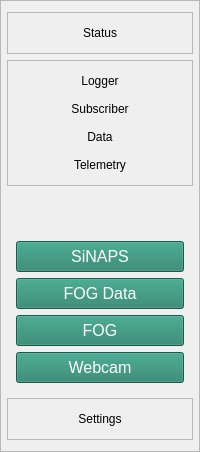
     <widget class="QFrame" name="leftMenuContainer">
      <property name="styleSheet">
       <string notr="true"/>
      </property>
      <property name="frameShape">
       <enum>QFrame::StyledPanel</enum>
      </property>
      <property name="frameShadow">
       <enum>QFrame::Raised</enum>
      </property>
      <layout class="QVBoxLayout" name="verticalLayout" stretch="0,0,0,0,0">
       <property name="leftMargin">
        <number>6</number>
       </property>
       <property name="rightMargin">
        <number>6</number>
       </property>
       <item>
        <widget class="QFrame" name="frame">
         <property name="sizePolicy">
          <sizepolicy hsizetype="Preferred" vsizetype="Preferred">
           <horstretch>0</horstretch>
           <verstretch>0</verstretch>
          </sizepolicy>
         </property>
         <property name="frameShape">
          <enum>QFrame::StyledPanel</enum>
         </property>
         <property name="frameShadow">
          <enum>QFrame::Raised</enum>
         </property>
         <layout class="QHBoxLayout" name="horizontalLayout">
          <item>
           <widget class="QPushButton" name="menu_status_selector">
            <property name="cursor">
             <cursorShape>PointingHandCursor</cursorShape>
            </property>
            <property name="styleSheet">
             <string notr="true">background-color: #03273D;</string>
            </property>
            <property name="text">
             <string>Status</string>
            </property>
            <property name="icon">
             <iconset resource="../resources.qrc">
              <normaloff>:/icons/icons/check-circle.svg</normaloff>:/icons/icons/check-circle.svg</iconset>
            </property>
            <property name="iconSize">
             <size>
              <width>24</width>
              <height>24</height>
             </size>
            </property>
            <property name="flat">
             <bool>true</bool>
            </property>
            <property name="role" stdset="0">
             <string>menu-btn</string>
            </property>
           </widget>
          </item>
         </layout>
        </widget>
       </item>
       <item>
        <widget class="QFrame" name="frame_2">
         <property name="frameShape">
          <enum>QFrame::StyledPanel</enum>
         </property>
         <property name="frameShadow">
          <enum>QFrame::Raised</enum>
         </property>
         <layout class="QVBoxLayout" name="verticalLayout_2">
          <item>
           <widget class="QPushButton" name="menu_logger_selector">
            <property name="cursor">
             <cursorShape>PointingHandCursor</cursorShape>
            </property>
            <property name="text">
             <string>Logger</string>
            </property>
            <property name="icon">
             <iconset resource="../resources.qrc">
              <normaloff>:/icons/icons/pen-tool.svg</normaloff>:/icons/icons/pen-tool.svg</iconset>
            </property>
            <property name="iconSize">
             <size>
              <width>24</width>
              <height>24</height>
             </size>
            </property>
            <property name="flat">
             <bool>true</bool>
            </property>
            <property name="role" stdset="0">
             <string>menu-btn</string>
            </property>
           </widget>
          </item>
          <item>
           <widget class="QPushButton" name="menu_sub_selector">
            <property name="cursor">
             <cursorShape>PointingHandCursor</cursorShape>
            </property>
            <property name="text">
             <string>Subscriber</string>
            </property>
            <property name="icon">
             <iconset resource="../resources.qrc">
              <normaloff>:/icons/icons/activity.svg</normaloff>:/icons/icons/activity.svg</iconset>
            </property>
            <property name="iconSize">
             <size>
              <width>24</width>
              <height>24</height>
             </size>
            </property>
            <property name="flat">
             <bool>true</bool>
            </property>
            <property name="role" stdset="0">
             <string>menu-btn</string>
            </property>
           </widget>
          </item>
          <item>
           <widget class="QPushButton" name="menu_data_selector">
            <property name="cursor">
             <cursorShape>PointingHandCursor</cursorShape>
            </property>
            <property name="text">
             <string>Data</string>
            </property>
            <property name="icon">
             <iconset resource="../resources.qrc">
              <normaloff>:/icons/icons/bar-chart-2.svg</normaloff>:/icons/icons/bar-chart-2.svg</iconset>
            </property>
            <property name="iconSize">
             <size>
              <width>24</width>
              <height>24</height>
             </size>
            </property>
            <property name="flat">
             <bool>true</bool>
            </property>
            <property name="role" stdset="0">
             <string>menu-btn</string>
            </property>
           </widget>
          </item>
          <item>
           <widget class="QPushButton" name="menu_light_selector">
            <property name="cursor">
             <cursorShape>PointingHandCursor</cursorShape>
            </property>
            <property name="text">
             <string>Telemetry</string>
            </property>
            <property name="icon">
             <iconset resource="../resources.qrc">
              <normaloff>:/icons/icons/tv.svg</normaloff>:/icons/icons/tv.svg</iconset>
            </property>
            <property name="iconSize">
             <size>
              <width>24</width>
              <height>24</height>
             </size>
            </property>
            <property name="flat">
             <bool>true</bool>
            </property>
            <property name="role" stdset="0">
             <string>menu-btn</string>
            </property>
           </widget>
          </item>
         </layout>
        </widget>
       </item>
       <item>
        <spacer name="verticalSpacer">
         <property name="orientation">
          <enum>Qt::Vertical</enum>
         </property>
         <property name="sizeHint" stdset="0">
          <size>
           <width>20</width>
           <height>40</height>
          </size>
         </property>
        </spacer>
       </item>
       <item>
        <widget class="QWidget" name="toolbar" native="true">
         <property name="sizePolicy">
          <sizepolicy hsizetype="Expanding" vsizetype="Preferred">
           <horstretch>1</horstretch>
           <verstretch>0</verstretch>
          </sizepolicy>
         </property>
         <property name="styleSheet">
          <string notr="true">QPushButton {
	font-size:  16px;
	padding: 5px 10px;
	background-color: rgb(34, 128, 105);
	color: white;
}

QPushButton:hover {
	background-color: rgb(30, 136, 107);
}</string>
         </property>
         <layout class="QVBoxLayout" name="verticalLayout_11">
          <item>
           <widget class="QPushButton" name="tool_bar_sinaps">
            <property name="font">
             <font>
              <pointsize>-1</pointsize>
             </font>
            </property>
            <property name="cursor">
             <cursorShape>PointingHandCursor</cursorShape>
            </property>
            <property name="text">
             <string>SiNAPS</string>
            </property>
            <property name="icon">
             <iconset resource="../resources.qrc">
              <normaloff>:/icons/icons/tool.svg</normaloff>:/icons/icons/tool.svg</iconset>
            </property>
            <property name="iconSize">
             <size>
              <width>24</width>
              <height>24</height>
             </size>
            </property>
           </widget>
          </item>
          <item>
           <widget class="QPushButton" name="tool_bar_fog_data">
            <property name="font">
             <font>
              <pointsize>-1</pointsize>
             </font>
            </property>
            <property name="cursor">
             <cursorShape>PointingHandCursor</cursorShape>
            </property>
            <property name="text">
             <string>FOG Data</string>
            </property>
            <property name="icon">
             <iconset resource="../resources.qrc">
              <normaloff>:/icons/icons/monitor.svg</normaloff>:/icons/icons/monitor.svg</iconset>
            </property>
            <property name="iconSize">
             <size>
              <width>24</width>
              <height>24</height>
             </size>
            </property>
           </widget>
          </item>
          <item>
           <widget class="QPushButton" name="tool_bar_fog">
            <property name="font">
             <font>
              <pointsize>-1</pointsize>
             </font>
            </property>
            <property name="cursor">
             <cursorShape>PointingHandCursor</cursorShape>
            </property>
            <property name="text">
             <string>FOG</string>
            </property>
            <property name="icon">
             <iconset resource="../resources.qrc">
              <normaloff>:/icons/icons/navigation.svg</normaloff>:/icons/icons/navigation.svg</iconset>
            </property>
            <property name="iconSize">
             <size>
              <width>24</width>
              <height>24</height>
             </size>
            </property>
           </widget>
          </item>
          <item>
           <widget class="QPushButton" name="tool_bar_webcam">
            <property name="font">
             <font>
              <pointsize>-1</pointsize>
             </font>
            </property>
            <property name="cursor">
             <cursorShape>PointingHandCursor</cursorShape>
            </property>
            <property name="text">
             <string>Webcam</string>
            </property>
            <property name="icon">
             <iconset resource="../resources.qrc">
              <normaloff>:/icons/icons/camera.svg</normaloff>:/icons/icons/camera.svg</iconset>
            </property>
            <property name="iconSize">
             <size>
              <width>24</width>
              <height>24</height>
             </size>
            </property>
           </widget>
          </item>
         </layout>
        </widget>
       </item>
       <item>
        <widget class="QFrame" name="frame_3">
         <property name="frameShape">
          <enum>QFrame::StyledPanel</enum>
         </property>
         <property name="frameShadow">
          <enum>QFrame::Raised</enum>
         </property>
         <layout class="QHBoxLayout" name="horizontalLayout_3">
          <item>
           <widget class="QPushButton" name="menu_settings_selector">
            <property name="cursor">
             <cursorShape>PointingHandCursor</cursorShape>
            </property>
            <property name="text">
             <string>Settings</string>
            </property>
            <property name="icon">
             <iconset resource="../resources.qrc">
              <normaloff>:/icons/icons/settings.svg</normaloff>:/icons/icons/settings.svg</iconset>
            </property>
            <property name="iconSize">
             <size>
              <width>24</width>
              <height>24</height>
             </size>
            </property>
            <property name="flat">
             <bool>true</bool>
            </property>
            <property name="role" stdset="0">
             <string>menu-btn</string>
            </property>
           </widget>
          </item>
         </layout>
        </widget>
       </item>
      </layout>
     </widget>
